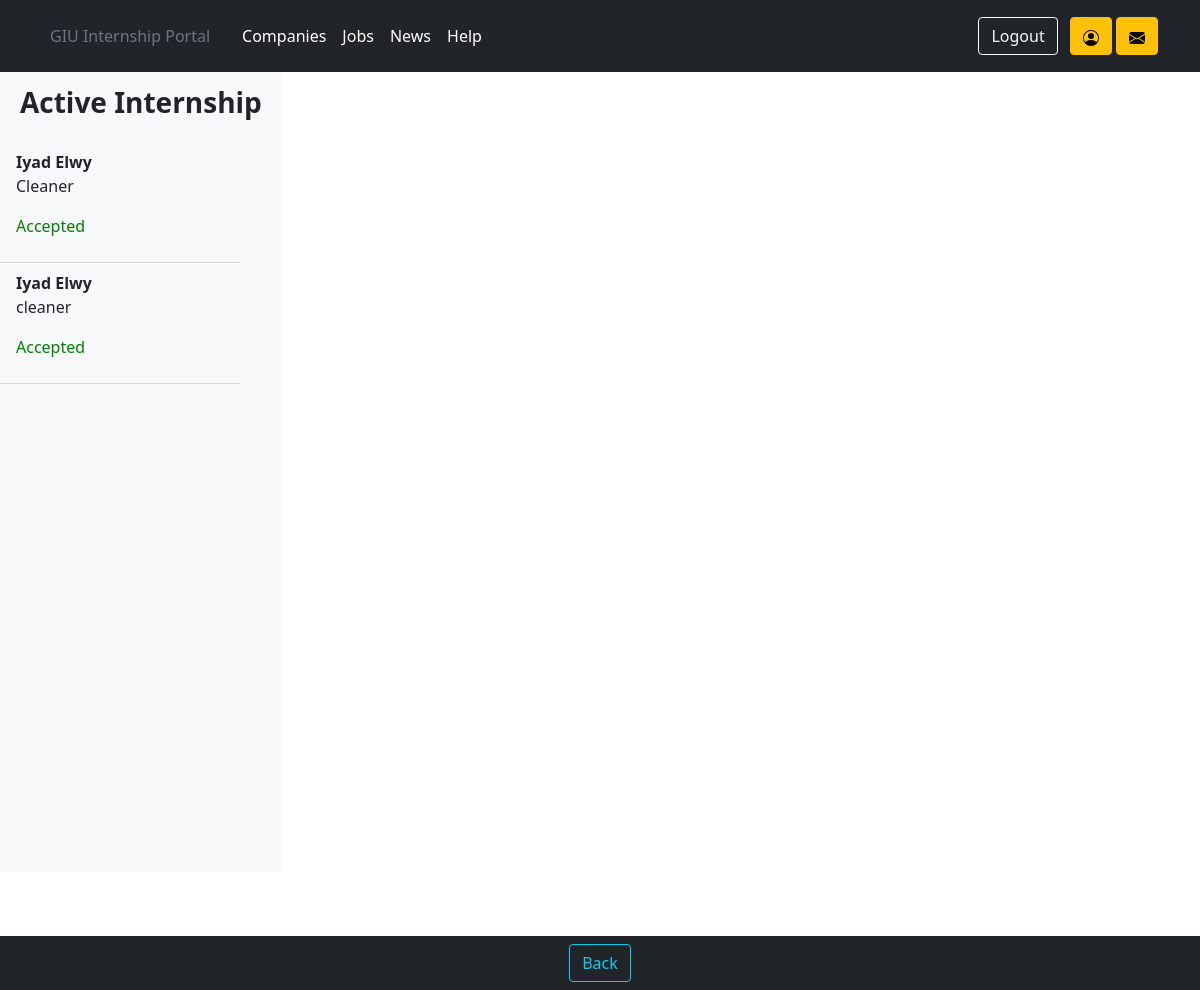
The app's page /users/student/19/student_portal/activeinternships/ (signed in) with its own data.
### portal/models.py (models this page shows, shortened)
class Application(models.Model):
    job_type_ch = (
        ('In review', 'In review'),
        ('Accepted', 'Accepted'),
        ('Rejected', 'Rejected'),
    )
    application_id = models.AutoField(primary_key=True)
    student_id = models.ForeignKey(user_models.Student, on_delete=models.CASCADE)
    job_id = models.ForeignKey(Job, on_delete=models.CASCADE)
    application_status = models.CharField(max_length=20, default='In review', blank=True, choices=job_type_ch)
    visibility_for_employer = models.BooleanField(default=False, blank=True)
    application_date = models.DateField(default=django.utils.timezone.now, blank=True)
    has_ended = models.BooleanField(default=False, blank=True)
    has_started = models.BooleanField(default=False, blank=True)
    confirm = models.BooleanField(default=False, blank=True)
    class Meta:
        unique_together = (('student_id', 'job_id'),)

class Job(models.Model):
    fac_choices = (
        ('Engineering', 'Engineering'),
        ('Computer Science', 'Computer Science'),
        ('Business', 'Business'),
        ('Design', 'Design'),
        ('Architecture', 'Architecture'),
        ('Biotechnology', 'Biotechnology'),
        ('Pharmaceutical', 'Pharmaceutical')
    )
    sem_choices = (
        (1, 1),
        (2, 2),
        (3, 3),
        (4, 4),
        (5, 5),
        (6, 6),
        (7, 7),
        (8, 8),
        (9, 9),
        (10, 10),
        (11, 11),
        (12, 12),
    )
    job_type_ch = (
        ('Industrial Internship', 'Industrial Internship'),
        ('Other', 'Other'),
    )
    job_id = models.AutoField(primary_key=True)
    title = models.CharField(max_length=30)
    job_description = models.TextField(max_length=1000)
    department = models.CharField(max_length=20)
    job_start_date = models.DateField()
    job_end_date = models.DateField()
    application_deadline = models.DateField()
    num_of_available_internships = models.PositiveIntegerField()
    salary_range = models.CharField(max_length=20)
    qualifications = models.TextField(max_length=500)
    job_location = models.CharField(max_length=20)
    application_link = models.CharField(max_length=50, null=True, blank=True)
    application_email = models.CharField(max_length=50, null=True, blank=True)
    job_type = models.CharField(max_length=30, choices=job_type_ch)
    employer_id = models.ForeignKey(user_models.Employer, on_delete=models.CASCADE)
    allowed_faculties = models.TextField(max_length=300, choices=fac_choices)
    required_semesters = models.IntegerField(max_length=20, choices=sem_choices)
    aa_id = models.ForeignKey(user_models.AcademicAdvisor, null=True, blank=True, on_delete=models.DO_NOTHING)
    visibility_fac_rep = models.BooleanField(default=False, blank=True)
    visibility_admin = models.BooleanField(default=False, blank=True, verbose_name='Visibility')
    active_student = models.OneToOneField(user_models.Student, null=True, blank=True, on_delete=models.DO_NOTHING)
    post_is_up = models.BooleanField(default=True, verbose_name='Visible')

### users/models.py (models this page shows, shortened)
class Student(models.Model):
    sem_choices = (
        (1, 1),
        (2, 2),
        (3, 3),
        (4, 4),
        (5, 5),
        (6, 6),
        (7, 7),
        (8, 8),
        (9, 9),
        (10, 10),
        (11, 11),
        (12, 12),
    )
    fac_choices = (
        ('Engineering', 'Engineering'),
        ('Computer Science', 'Computer Science'),
        ('Business', 'Business'),
        ('Design', 'Design'),
        ('Architecture', 'Architecture'),
        ('Biotechnology', 'Biotechnology'),
        ('Pharmaceutical', 'Pharmaceutical')
    )
    user = models.OneToOneField(User, on_delete=models.CASCADE, primary_key=True)
    middle_name = models.CharField(max_length=20)
    student_university_id = models.PositiveIntegerField()
    birthdate = models.DateField()
    semester = models.IntegerField(choices=sem_choices)
    faculty = models.CharField(max_length=20, choices=fac_choices)
    major = models.CharField(max_length=20)
    gpa = models.DecimalField(decimal_places=2, max_digits=3)
    student_address = models.CharField(max_length=10)
    has_cv = models.BooleanField(default=False, blank=True)
    cover_letter = models.TextField(max_length=1000, default='', blank=True)
    is_in_job = models.BooleanField(default=False)
    current_aa = models.ForeignKey(AcademicAdvisor, on_delete=models.DO_NOTHING, null=True, blank=True)

class User(AbstractUser):
    is_student = models.BooleanField(default=False)
    is_employer = models.BooleanField(default=False)
    is_admin = models.BooleanField(default=False)
    is_faculty_representative = models.BooleanField(default=False)
    is_academic_advisor = models.BooleanField(default=False)
    is_career_office_coordinator = models.BooleanField(default=False)
    password = models.CharField(null=True, blank=True, max_length=500)

### portal/views.py (the view)
# urls.py: path('activeinternships/', views.StudentShowActiveInternship.as_view(), name='student_show_active_internships'),
class StudentShowActiveInternship(LoginRequiredMixin, UserPassesTestMixin, ListView):
    model = Application
    template_name = 'portal/student_view_active_internship.html'
    context_object_name = 'student_view_active_internship'
    login_url = 'login'
    def get_context_data(self, **kwargs):
        context = super(StudentShowActiveInternship, self).get_context_data(**kwargs)
        convo = Conversation.objects.filter(Q(user1=self.request.user) | Q(user2=self.request.user))
        if convo.exists():
            context['exists'] = True
        else:
            context['exists'] = False
        return context
    def test_func(self):
        return self.request.user.is_student

### templates/portal/student_view_active_internship.html (shortened to what this page needs)
{% extends 'userprofiles/student_profile.html' %}
{% load static %}
{% block navitems %}
    <button onclick="history.back()" class="btn btn-outline-info ml-2" type="button">Back</button>
{% endblock navitems %}
{% block header_block %}
    <link rel="stylesheet" href="{% static 'css/employerViewsApplications.css' %}">
{% endblock header_block %}
{% block profile_body %}
    <div class="d-flex" id="wrapper">
        <div class="bg-light border-right vh-100" id="sidebar-wrapper">
            <div class="sidebar-heading">
                <h3><strong>Active Internship</strong></h3>
            </div>
            <div class="list-group list-group-flush overflow-auto h-100">
                {% for application in student_view_active_internship %}
                    {% if application.has_ended == False and application.has_started == True and application.student_id.user == user %}
                        <a href="#" id="application-sidebar-item" class="list-group-item
                    list-group-item-action
                    bg-light side_item">
                            <strong>{{ application.student_id.user.first_name }} {{ application.student_id.user.last_name }}</strong>
                            <p>{{ application.job_id.title }}</p>
                            {% if  application.application_status == 'In review' %}
                                <p style="color: lightslategrey">{{ application.application_status }}</p>
                            {% elif application.application_status == 'Rejected' %}
                                <p style="color: darkred">{{ application.application_status }}</p>
                            {% else %}
                                <p style="color: green">{{ application.application_status }}</p>
                            {% endif %}
                        </a>
                    {% endif %}
                {% endfor %}
                <br>
            </div>
            <br>
            <br>
        </div>
        <br>
    </div>
{% endblock profile_body %}

### static/css/employerViewsApplications.css (style rules this page uses)
body { overflow-x: hidden; }
#sidebar-wrapper { min-height: 100vh; margin-left: -15rem; -webkit-transition: margin .25s ease-out; -moz-transition: margin .25s ease-out; -o-transition: margin .25s ease-out; transition: margin .25s ease-out; }
#sidebar-wrapper .sidebar-heading { padding: 0.875rem 1.25rem; font-size: 1.2rem; }
#sidebar-wrapper .list-group { width: 15rem; }
@media (min-width: 768px) { #sidebar-wrapper { margin-left: 0; } }

### records on screen
Application: student_id.user.first_name "Iyad", student_id.user.last_name "Elwy", job_id "Cleaner", application_status "Accepted"
Application: student_id.user.first_name "Iyad", student_id.user.last_name "Elwy", job_id "cleaner", application_status "Accepted"
